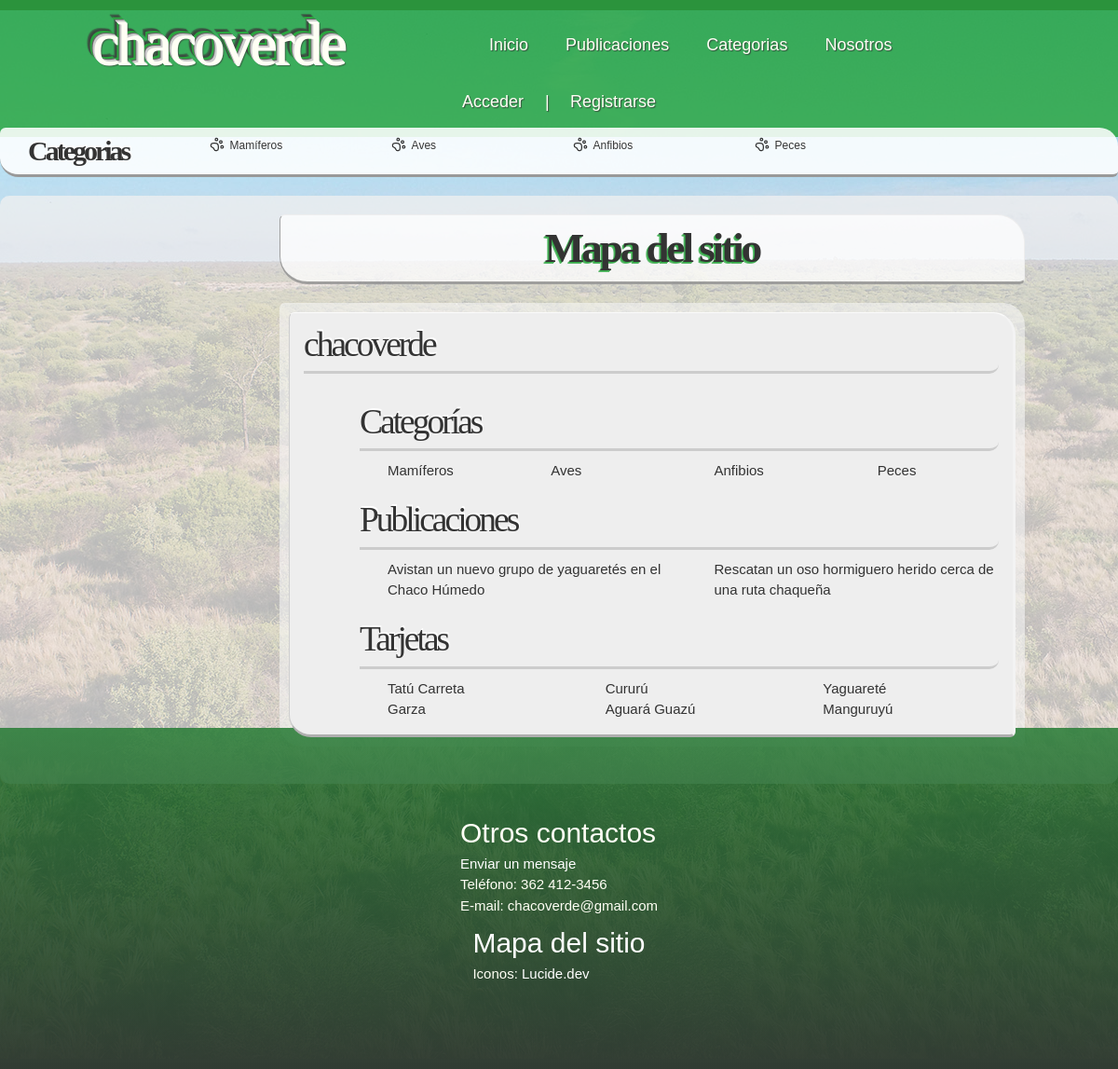
The page /mapa_del_sitio/ on the database as committed earlier.
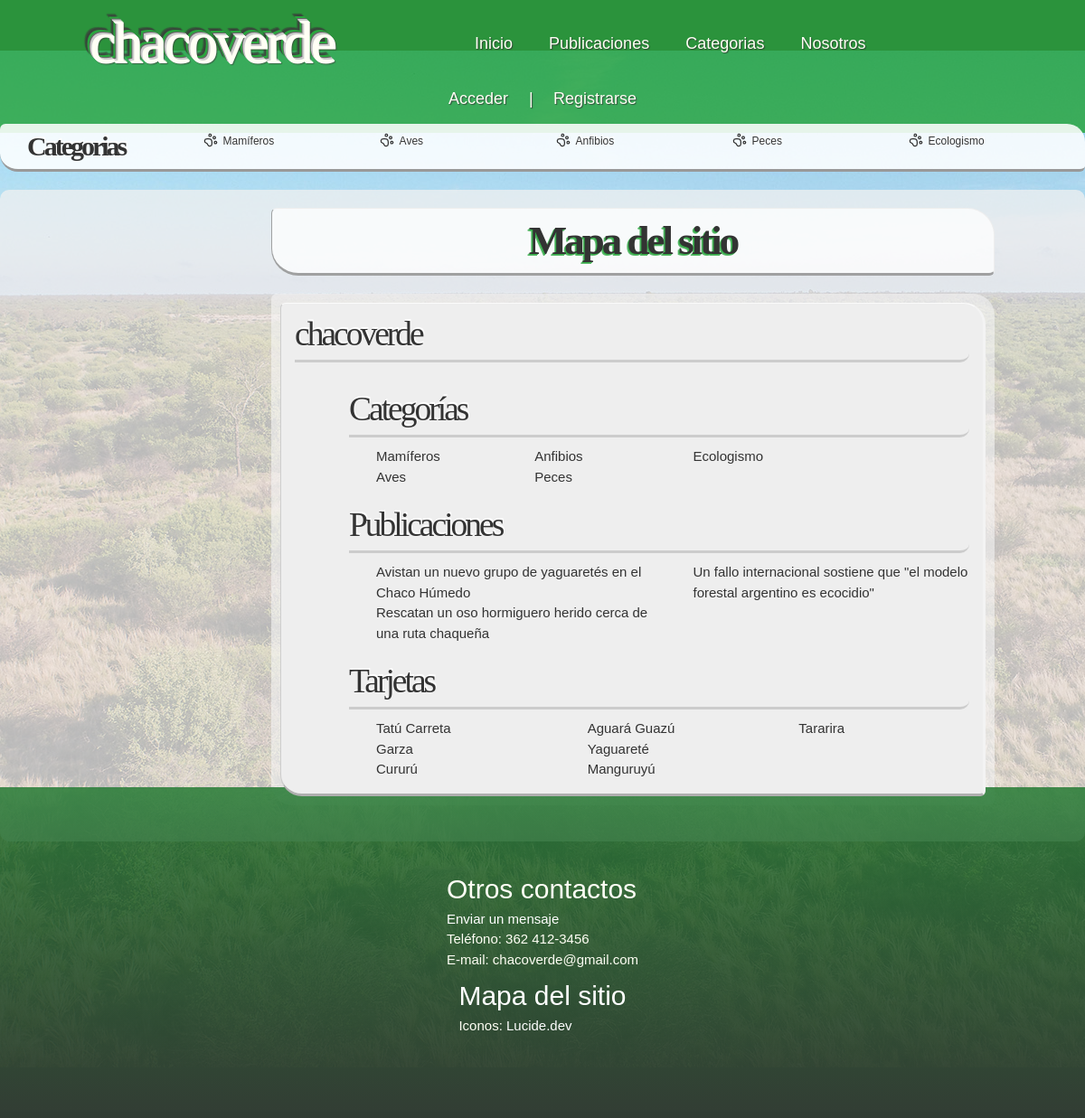
The same page on the database as committed later.
### apps/categorias/models.py (models this page shows, shortened)
class Categoria_Sobre(models.Model):
	sobre = models.CharField(max_length = 100)
	imagen = models.ImageField(upload_to = 'categorias_foto')
	descripcion = models.TextField(default= None)

### apps/posts/models.py (models this page shows, shortened)
class Post(models.Model):
	titulo = models.CharField(max_length = 200)
	descripcion = models.TextField(default= None)
	cuerpo = models.TextField(default = None)
	fecha = models.DateField(auto_now_add=True)
	imagen = models.ImageField(upload_to = 'posts_fotos')
	categoria_sobre = models.ManyToManyField(Categoria_Sobre)

### apps/tarjetas/models.py (models this page shows, shortened)
class Tarjeta(models.Model):
	nombre = models.CharField(max_length = 100)
	descripcion = models.TextField(default="Sin descripción")
	imagen = models.ImageField(upload_to = 'tarjetas_fotos')
	categoria_sobre = models.ManyToManyField(Categoria_Sobre)

### BlogChacoFaunayFlora/views.py (the view)
# urls.py: path('mapa_del_sitio/', views.MapaDelSitio, name = 'path_mapa_del_sitio'),
def MapaDelSitio(request):
    todos_posts = Post.objects.all()
    categorias = Categoria_Sobre.objects.all()
    tarjetas = Tarjeta.objects.all()
    context = {}
    context['posts'] = todos_posts
    context['categorias'] = categorias
    context['tarjetas'] = tarjetas
    return render(request, 'mapa_del_sitio.html', context)

### apps/categorias/context_processors.py (called while the page is built)
def categorias_globales(request):
    return {'categorias': Categoria_Sobre.objects.all()}

### templates/mapa_del_sitio.html (shortened to what this page needs)
{% extends 'base.html' %}
{% block contenido %}
	<main>
		<h2>Mapa del sitio</h2>
		<section id="publicaciones">
			<article>
				<h3>chacoverde</h3>
				<ul class="mapa">
					<li>
						<br />
						<h3>Categorías</h3>
							<ul class="col4">
							{% for c in categorias %}
								<li><a href="{% url 'categorias:path_filtrado_categoria_todo' c.pk %}">{{c.sobre}}</a></li>
							{% endfor %}
							</ul>
					</li>
					<li>
						<br />
						<h3>Publicaciones</h3>
							<ul class="col2">
							{% for p in posts %}
								<li><a href="{% url 'posts:path_detalle_post' p.pk %}">{{p.titulo}}</a></li>
							{% endfor %}
							</ul>
					</li>
					<li>
						<br />
						<h3>Tarjetas</h3>
							<ul class="col3">
							{% for t in tarjetas %}
								<li><a href="#">{{t.nombre}}</a></li>
							{% endfor %}
							</ul>
					</li>
				</ul>
			</article>
		</section>
	</main>
{% endblock contenido %}

### templates/base.html (shortened to what this page needs)
{% load static %}
<!doctype html>
<html>
<head>
	<link rel="stylesheet" type="text/css" href="{% static 'css/reset.css' %}" />
	<link rel="stylesheet" type="text/css" href="{% static 'css/main.css' %}" />
</head>
<body>
	<header>
		<h1>chacoverde</h1>
		<nav>
			<ul>
                <li><a href="{% url 'path_home' %}">Inicio</a></li>
                <li><a href="{% url 'posts:path_listar_posts' %}">Publicaciones</a></li>
                <li><a href="{% url 'categorias:path_listar_categorias' %}">Categorias</a></li>
                <li><a href="{% url 'usuarios:path_contacto' %}">Nosotros</a></li>
			</ul>
		</nav>
	{% if user.is_authenticated %}
		<ul class="autenticado">
			<li>Hola, {{ user.username }} :) </li>
			<li>
				<form method="POST" action="{% url 'usuarios:path_logout' %}">
					{% csrf_token %}
            		<button type="submit" value="Cerrar sesión">
            	</form>
			</li>
			<li><a href="{% url 'usuarios:path_logout' %}" class="usuarios">Cerrar sesión</a></li>
		</ul>
	{% else %}
		<ul>
			<li><a href="{% url 'usuarios:path_login' %}">Acceder</a> |</li>
			<li><a href="{% url 'usuarios:path_registro' %}">Registrarse</a></li>
		</ul>
	{% endif %}
	</header>
	<aside>
		<h3>Categorias</h3>
		<ul>
		{% for c in categorias %}
			<li><a href="{% url 'categorias:path_filtrado_categoria_todo' c.pk %}">{{ c.sobre }}</a></li>
		{% endfor %}
		</ul>
	</aside>
    {% block contenido %}
    {% endblock contenido %}
	<footer>
		<ul>
			<li><h4>Otros contactos</h4></li>
			<li><a href="{% url 'usuarios:path_contacto' %}">Enviar un mensaje</a></li>
			<li>Teléfono: 362 412-3456</li>
			<li>E-mail: chacoverde@gmail.com</li>
		</ul>
		<ul>
			<li><h4><a href="{% url 'path_mapa_del_sitio' %}">Mapa del sitio</a></h4></li>
			<li><p>Iconos: <a href="https://lucide.dev">Lucide.dev</a></li>
		</ul>
	</footer>
</body>
</html>

Rows that differ between the two databases and show on the page:
added Categoria_Sobre: sobre "Ecologismo"
added Post: titulo "Un fallo internacional sostiene que \"el modelo forestal argentino es ecocidio\""
added Tarjeta: nombre "Tararira"
